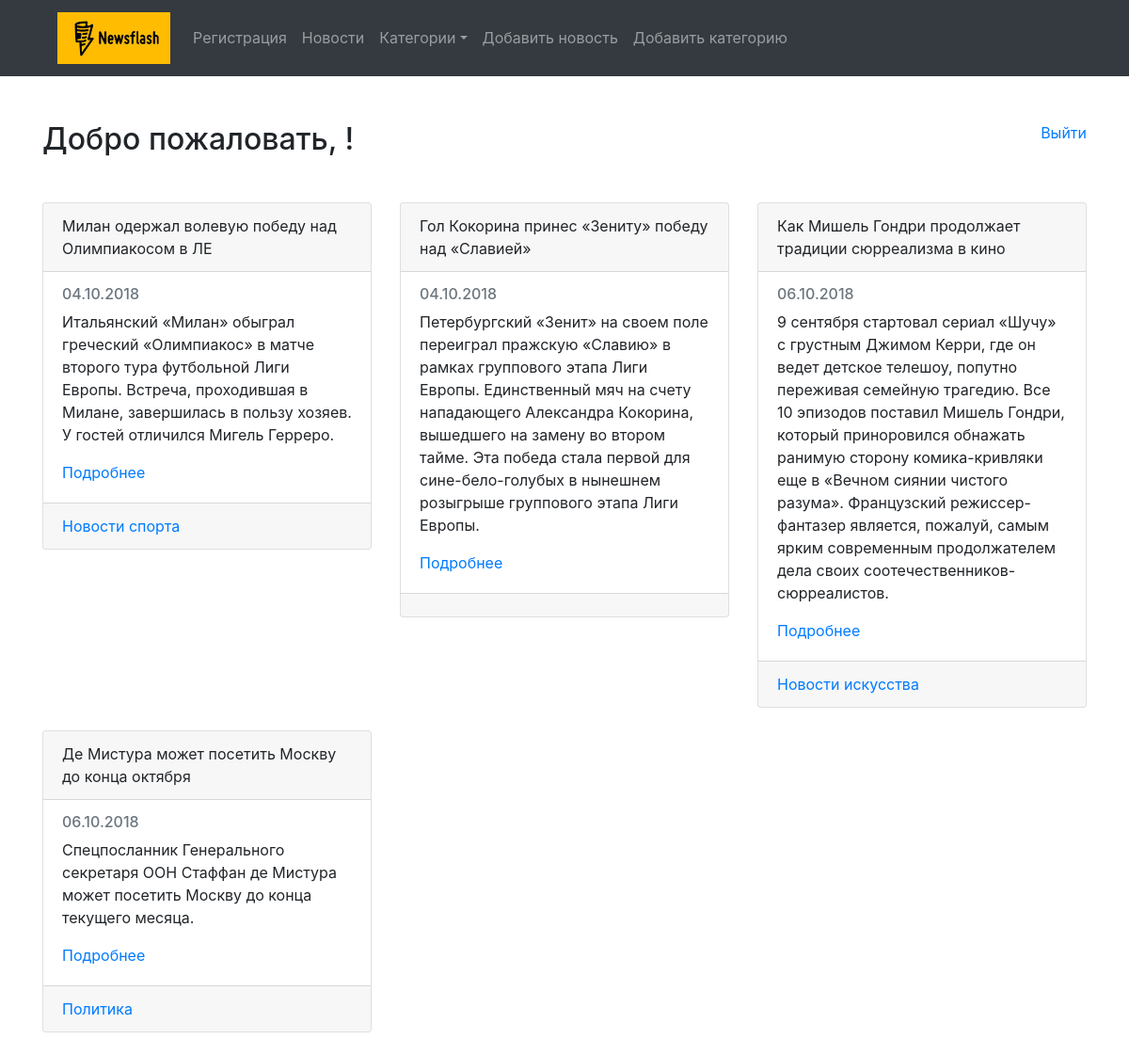
The page /news/ (signed in) on the database as committed earlier.
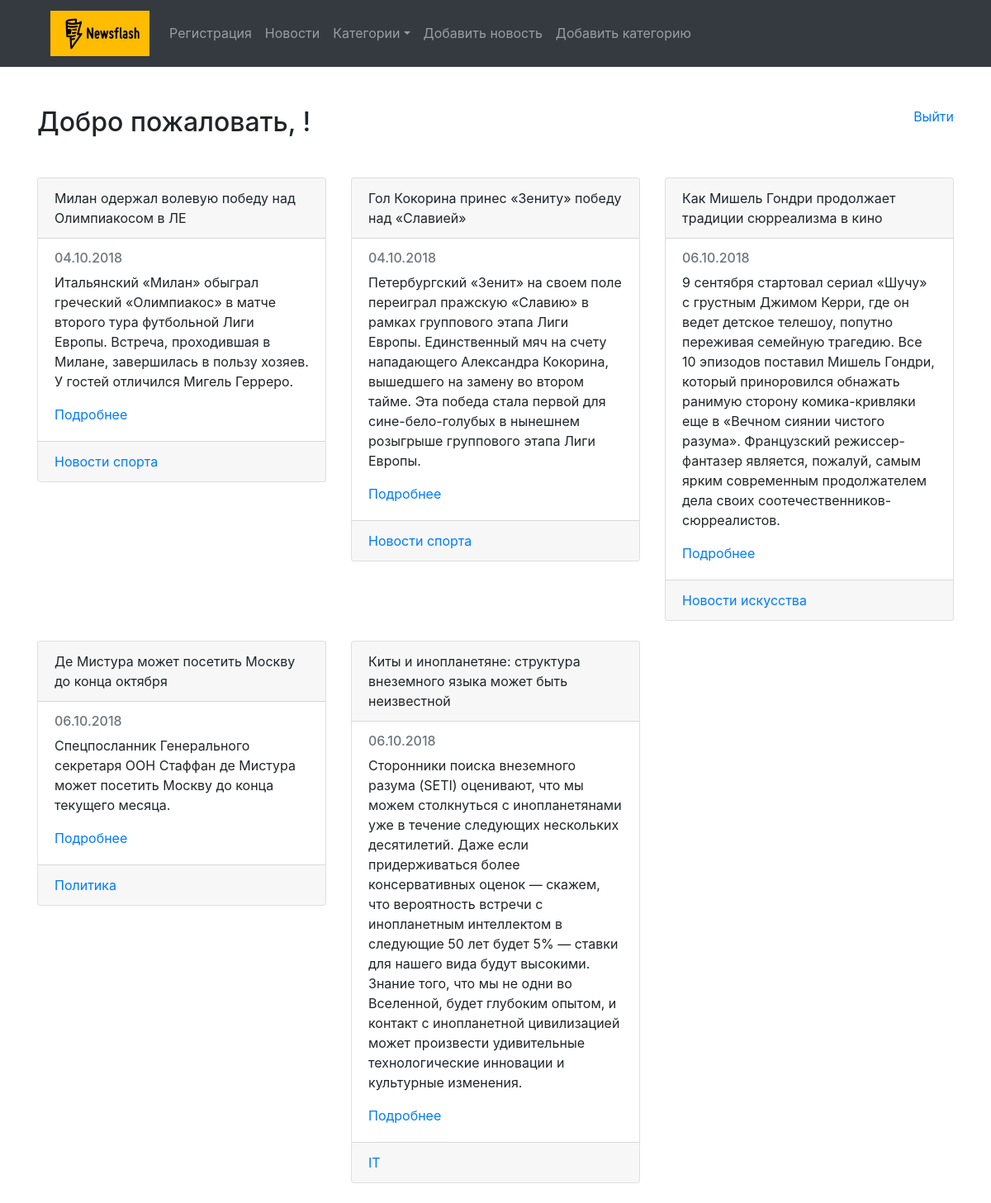
The same page on the database as committed later.
### news_portal/models.py (models this page shows, shortened)
class Post(models.Model):
    title = models.CharField(max_length=150, db_index=True)
    slug = models.SlugField(max_length=150, blank=True, unique=True)
    body = models.TextField(blank=True, db_index=True)
    tags = models.ManyToManyField('Tag', blank=True, related_name = 'posts')
    date_pub = models.DateTimeField(auto_now_add=True)
    def get_absolute_url(self):
        return reverse('news_detail_url', kwargs={'slug': self.slug})

class Tag(models.Model):
    title = models.CharField(max_length=150, db_index=True)
    slug = models.SlugField(max_length=150, unique=True)
    def get_absolute_url(self):
        return reverse('category_detail_url', kwargs={'slug': self.slug})

### news_portal/views.py (the view)
# urls.py: path('news/', posts_list, name="news"),
@login_required
def posts_list(request):
    news = Post.objects.all()
    return render(request, 'news_portal/news.html', context={'news': news})

### news_portal/templates/news_portal/news.html (shortened to what this page needs)
{% extends 'news_portal/base_news.html' %}
{% block content %}
  <div class="col-sm-12">
    <a class="float-right" href="{% url 'logout'%}?next=/">Выйти</a>
    <h2 class="mb-5">Добро пожаловать, {{ user.get_full_name }}!</h2>
  </div>
  {% for single_news in news %}
  <div class="col-sm-4">
    <div class="card mb-4">
      <div class="card-header">{{ single_news.title }}</div>
      <div class="card-body">
        <h6 class="card-subtitle mb-2 text-muted">{{ single_news.date_pub|date:"d.m.Y" }}</h6>
        <p class="card-text">{{ single_news.body }}</p>
          <a href="{{ single_news.get_absolute_url }}" class="card-link">Подробнее</a>
      </div>
      <div class="card-footer text-muted">
        {% for cat in single_news.tags.all %}
          <a href="{{ cat.get_absolute_url }}">{{ cat.title }}</a>
        {% endfor %}
      </div>
    </div>
  </div>
  {% endfor %}
{% endblock %}

Rows that differ between the two databases and show on the page:
changed Post "Гол Кокорина принес «Зениту» победу над «Славией»": gains Tag (title "Новости спорта")
added Post: title "Киты и инопланетяне: структура внеземного языка может быть неизвестной", date_pub "06.10.2018", body "Сторонники поиска внеземного разума (SETI) оценивают, что мы можем столкнуться с инопланетянами уже в течение следующих нескольких десятилетий. Даже если придерживаться более консервативных оценок — скажем, что вероятность встречи с инопланетным интеллектом в следующие 50 лет будет 5% — ставки для нашего вида будут высокими. Знание того, что мы не одни во Вселенной, будет глубоким опытом, и контакт с инопланетной цивилизацией может произвести удивительные технологические инновации и культурные изменения."
added Tag: title "IT", shown under "Киты и инопланетяне: структура внеземного языка может быть неизвестной"
